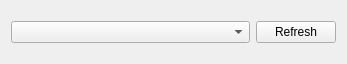
<?xml version="1.0" encoding="UTF-8"?>
<ui version="4.0">
 <class>SerialTerminal</class>
 <widget class="QWidget" name="SerialTerminal">
  <property name="geometry">
   <rect>
    <x>0</x>
    <y>0</y>
    <width>347</width>
    <height>64</height>
   </rect>
  </property>
  <property name="windowTitle">
   <string>Form</string>
  </property>
  <layout class="QVBoxLayout" name="verticalLayout">
   <item>
    <layout class="QHBoxLayout" name="horizontalLayout" stretch="2,0">
     <item>
      <widget class="QComboBox" name="comboBoxPort"/>
     </item>
     <item>
      <widget class="QPushButton" name="pushButtonConectar">
       <property name="text">
        <string>Refresh</string>
       </property>
      </widget>
     </item>
    </layout>
   </item>
  </layout>
 </widget>
 <resources/>
 <connections/>
</ui>
